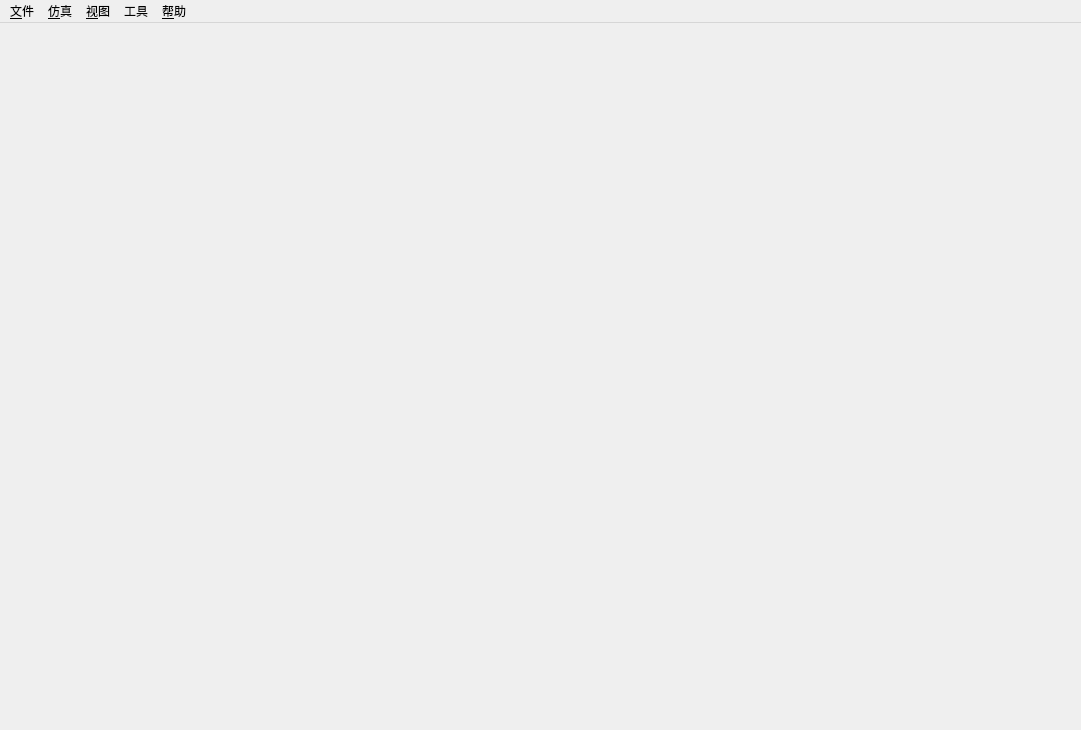
<?xml version="1.0" encoding="UTF-8"?>
<ui version="4.0">
 <class>MainWindow</class>
 <widget class="QMainWindow" name="MainWindow">
  <property name="geometry">
   <rect>
    <x>0</x>
    <y>0</y>
    <width>1081</width>
    <height>730</height>
   </rect>
  </property>
  <property name="windowTitle">
   <string>yuzu</string>
  </property>
  <property name="windowIcon">
   <iconset>
    <normaloff>src/pcafe/res/icon3_64x64.ico</normaloff>src/pcafe/res/icon3_64x64.ico</iconset>
  </property>
  <property name="tabShape">
   <enum>QTabWidget::Rounded</enum>
  </property>
  <property name="dockNestingEnabled">
   <bool>true</bool>
  </property>
  <widget class="QWidget" name="centralwidget">
   <layout class="QHBoxLayout" name="horizontalLayout">
    <property name="leftMargin">
     <number>0</number>
    </property>
    <property name="topMargin">
     <number>0</number>
    </property>
    <property name="rightMargin">
     <number>0</number>
    </property>
    <property name="bottomMargin">
     <number>0</number>
    </property>
   </layout>
  </widget>
  <widget class="QMenuBar" name="menubar">
   <property name="geometry">
    <rect>
     <x>0</x>
     <y>0</y>
     <width>1081</width>
     <height>21</height>
    </rect>
   </property>
   <widget class="QMenu" name="menu_File">
    <property name="title">
     <string>&amp;文件</string>
    </property>
    <widget class="QMenu" name="menu_recent_files">
     <property name="title">
      <string>最近打开</string>
     </property>
    </widget>
    <addaction name="action_Install_File_NAND"/>
    <addaction name="separator"/>
    <addaction name="action_Load_File"/>
    <addaction name="action_Load_Folder"/>
    <addaction name="separator"/>
    <addaction name="menu_recent_files"/>
    <addaction name="separator"/>
    <addaction name="action_Select_NAND_Directory"/>
    <addaction name="action_Select_SDMC_Directory"/>
    <addaction name="separator"/>
    <addaction name="action_Load_Amiibo"/>
    <addaction name="separator"/>
    <addaction name="action_Open_yuzu_Folder"/>
    <addaction name="separator"/>
    <addaction name="action_Exit"/>
   </widget>
   <widget class="QMenu" name="menu_Emulation">
    <property name="title">
     <string>&amp;仿真</string>
    </property>
    <addaction name="action_Start"/>
    <addaction name="action_Pause"/>
    <addaction name="action_Stop"/>
    <addaction name="action_Restart"/>
    <addaction name="separator"/>
    <addaction name="action_Configure"/>
   </widget>
   <widget class="QMenu" name="menu_View">
    <property name="title">
     <string>&amp;视图</string>
    </property>
    <widget class="QMenu" name="menu_View_Debugging">
     <property name="title">
      <string>调试</string>
     </property>
    </widget>
    <addaction name="action_Fullscreen"/>
    <addaction name="action_Single_Window_Mode"/>
    <addaction name="action_Display_Dock_Widget_Headers"/>
    <addaction name="action_Show_Filter_Bar"/>
    <addaction name="action_Show_Status_Bar"/>
    <addaction name="menu_View_Debugging"/>
   </widget>
   <widget class="QMenu" name="menu_Tools">
    <property name="title">
     <string>工具</string>
    </property>
    <addaction name="action_Rederive"/>
    <addaction name="separator"/>
    <addaction name="action_Capture_Screenshot"/>
   </widget>
   <widget class="QMenu" name="menu_Help">
    <property name="title">
     <string>&amp;帮助</string>
    </property>
    <addaction name="action_Report_Compatibility"/>
    <addaction name="separator"/>
    <addaction name="action_About"/>
   </widget>
   <addaction name="menu_File"/>
   <addaction name="menu_Emulation"/>
   <addaction name="menu_View"/>
   <addaction name="menu_Tools"/>
   <addaction name="menu_Help"/>
  </widget>
  <action name="action_Install_File_NAND">
   <property name="enabled">
    <bool>true</bool>
   </property>
   <property name="text">
    <string>将文件安装到NAND...</string>
   </property>
  </action>
  <action name="action_Load_File">
   <property name="text">
    <string>加载文件...</string>
   </property>
  </action>
  <action name="action_Load_Folder">
   <property name="text">
    <string>加载文件夹...</string>
   </property>
  </action>
  <action name="action_Exit">
   <property name="text">
    <string>&amp;关闭</string>
   </property>
  </action>
  <action name="action_Start">
   <property name="enabled">
    <bool>false</bool>
   </property>
   <property name="text">
    <string>&amp;开始</string>
   </property>
  </action>
  <action name="action_Pause">
   <property name="enabled">
    <bool>false</bool>
   </property>
   <property name="text">
    <string>&amp;暂停</string>
   </property>
  </action>
  <action name="action_Stop">
   <property name="enabled">
    <bool>false</bool>
   </property>
   <property name="text">
    <string>&amp;停止</string>
   </property>
  </action>
  <action name="action_Rederive">
   <property name="text">
    <string>重新初始化 keys...</string>
   </property>
  </action>
  <action name="action_About">
   <property name="text">
    <string>关于 yuzu</string>
   </property>
  </action>
  <action name="action_Single_Window_Mode">
   <property name="checkable">
    <bool>true</bool>
   </property>
   <property name="text">
    <string>单窗口模式</string>
   </property>
  </action>
  <action name="action_Configure">
   <property name="text">
    <string>配置...</string>
   </property>
  </action>
  <action name="action_Display_Dock_Widget_Headers">
   <property name="checkable">
    <bool>true</bool>
   </property>
   <property name="text">
    <string>显示停靠小部件标题</string>
   </property>
  </action>
  <action name="action_Show_Filter_Bar">
   <property name="checkable">
    <bool>true</bool>
   </property>
   <property name="text">
    <string>显示筛选栏</string>
   </property>
  </action>
  <action name="action_Show_Status_Bar">
   <property name="checkable">
    <bool>true</bool>
   </property>
   <property name="text">
    <string>显示状态栏</string>
   </property>
  </action>
  <action name="action_Select_NAND_Directory">
   <property name="text">
    <string>选择 NAND 目录...</string>
   </property>
   <property name="toolTip">
    <string>选择的文件夹为仿真的NAND的根使用</string>
   </property>
  </action>
  <action name="action_Select_SDMC_Directory">
   <property name="text">
    <string>选择 SD 卡 目录...</string>
   </property>
   <property name="toolTip">
    <string>选择一个文件夹作为模拟的SD卡的根目录使用</string>
   </property>
  </action>
  <action name="action_Fullscreen">
   <property name="checkable">
    <bool>true</bool>
   </property>
   <property name="text">
    <string>全屏</string>
   </property>
  </action>
  <action name="action_Restart">
   <property name="enabled">
    <bool>false</bool>
   </property>
   <property name="text">
    <string>重新开始</string>
   </property>
  </action>
  <action name="action_Load_Amiibo">
   <property name="enabled">
    <bool>false</bool>
   </property>
   <property name="text">
    <string>载入 Amiibo...</string>
   </property>
  </action>
  <action name="action_Report_Compatibility">
   <property name="enabled">
    <bool>false</bool>
   </property>
   <property name="text">
    <string>报告兼容性</string>
   </property>
  </action>
  <action name="action_Open_yuzu_Folder">
   <property name="text">
    <string>Open yuzu Folder</string>
   </property>
  </action>
  <action name="action_Capture_Screenshot">
   <property name="enabled">
    <bool>false</bool>
   </property>
   <property name="text">
    <string>捕获截图</string>
   </property>
  </action>
 </widget>
 <resources/>
 <connections/>
</ui>
